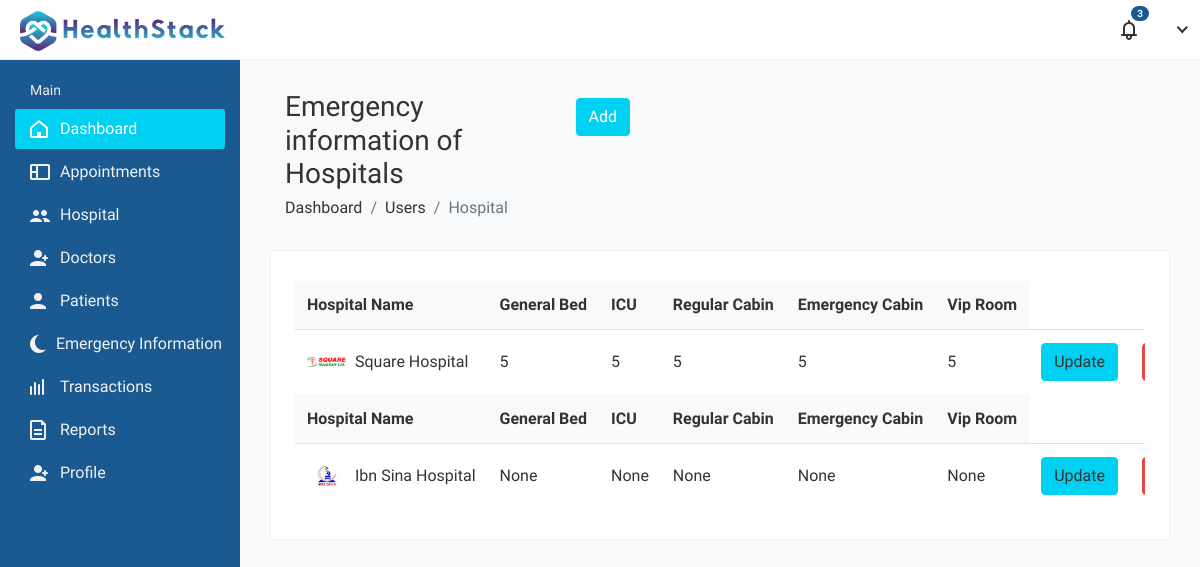
The app's page /hospital_admin/emergency/, older data.
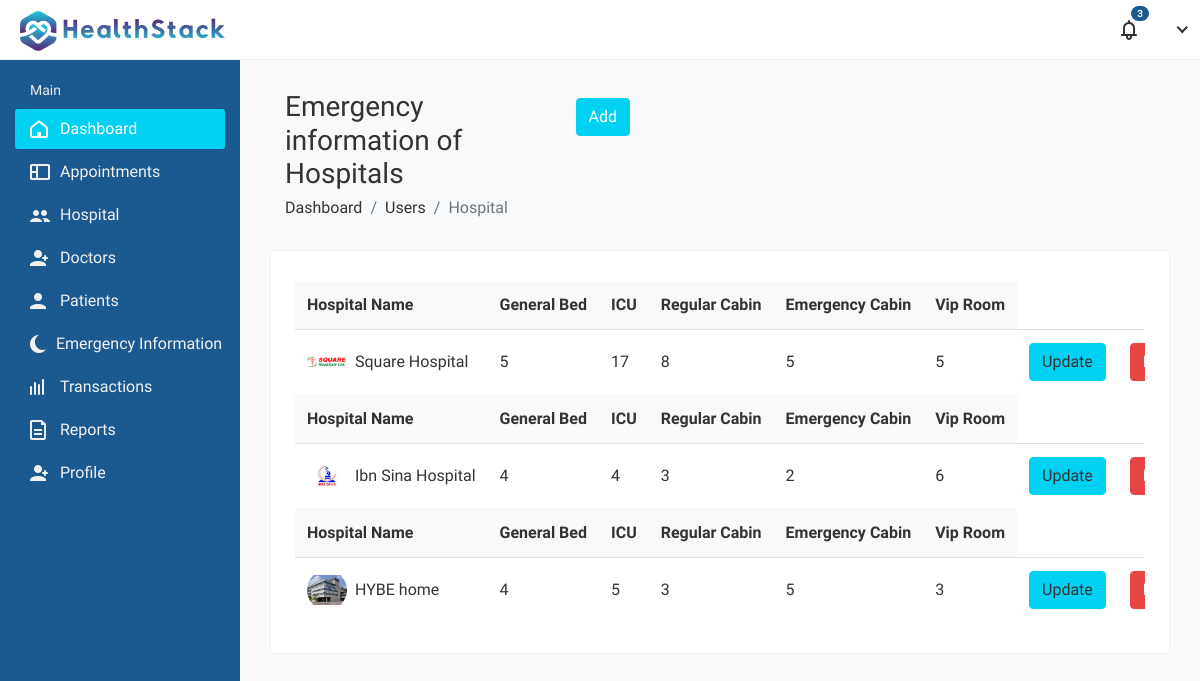
The same page, newer data.
### hospital/models.py (models this page shows, shortened)
class Hospital_Information(models.Model):
    HOSPITAL_TYPE = (
        ('private', 'Private hospital'),
        ('public', 'Public hospital'),
    )
    hospital_id = models.AutoField(primary_key=True)
    name = models.CharField(max_length=200, null=True, blank=True)
    address = models.CharField(max_length=200, null=True, blank=True)
    featured_image = models.ImageField(
        upload_to='hospitals/', default='hospitals/default.png', null=True, blank=True)
    email = models.EmailField(max_length=200, null=True, blank=True)
    phone_number = models.IntegerField(null=True, blank=True)
    hospital_type = models.CharField(max_length=200, choices=HOSPITAL_TYPE)
    general_bed_no = models.IntegerField(null=True, blank=True)
    available_icu_no = models.IntegerField(null=True, blank=True)
    regular_cabin_no = models.IntegerField(null=True, blank=True)
    emergency_cabin_no = models.IntegerField(null=True, blank=True)
    vip_cabin_no = models.IntegerField(null=True, blank=True)

### hospital_admin/views.py (the view)
# urls.py: path('emergency/', views.emergency_details,name='emergency'),
def emergency_details(request):
    hospitals = Hospital_Information.objects.all()
    return render(request, 'hospital_admin/emergency.html', {'all': hospitals})

### templates/hospital_admin/emergency.html (shortened to what this page needs)
{%load static%}
<!DOCTYPE html>
<html lang="en">
<head>
        <link rel="stylesheet" href="{% static 'HealthStack-System/css/admin/bootstrap.min.css'%}">
        <link rel="stylesheet" href="{% static 'HealthStack-System/css/admin/font-awesome.min.css'%}">
        <link rel="stylesheet" href="{% static 'HealthStack-System/admin_assets/css/feathericon.min.css'%}">
		<link rel="stylesheet" href="{% static 'HealthStack-System/plugins/admin/datatables/datatables.min.css'%}">
        <link rel="stylesheet" href="{% static 'HealthStack-System/css/admin/style.css'%}">
    </head>
    <body>
        <div class="main-wrapper">
			<header class="header">{% include 'hospital_admin/hospital-admin-navbar.html' %}</header>
			<aside class="sidebar" id="sidebar">
				{% include 'hospital_admin/hospital-admin-sidebar.html' %} </aside>
            <div class="page-wrapper">
                <div class="content container-fluid">
					<div class="col-sm-5 col">
						<a href="{% url 'add-emergency-information' %}"  class="btn btn-primary float-right mt-2">Add</a>
					</div>
					<div class="page-header">
						<div class="row">
							<div class="col-sm-12">
								<h3 class="page-title">Emergency information of Hospitals</h3>
								<ul class="breadcrumb">
									<li class="breadcrumb-item"><a href="index.html">Dashboard</a></li>
									<li class="breadcrumb-item"><a href="javascript:(0);">Users</a></li>
									<li class="breadcrumb-item active">Hospital</li>
								</ul>
							</div>
						</div>
					</div>
					<div class="row">
						<div class="col-sm-12">
							<div class="card">
								<div class="card-body">
									<div class="table-responsive">
										<table class="datatable table table-hover table-center mb-0">
											{% for hospitals in all%}
											<thead>
												<tr>
													<th>Hospital Name</th>
													<th>General Bed </th>
													<th>ICU</th>
													<th>Regular Cabin </th>
													<th>Emergency Cabin </th>
													<th>Vip Room</th>
												</tr>
											</thead>
												<tr>
													<td>
														<h2 class="table-avatar">
															<a href="" class="avatar avatar-sm mr-2"><img class="avatar-img rounded-circle" src="{{hospitals.featured_image.url}}" alt="User Image"></a>
															<a>{{hospitals.name}}</a>
														</h2>
													</td>
													<td>{{hospitals.general_bed_no}}</td>
													<td>{{hospitals.available_icu_no}}</td>
                                                    <td>{{hospitals.regular_cabin_no}}</td>
												    <td>{{hospitals.emergency_cabin_no}}</td>
													<td>{{hospitals.vip_cabin_no}}</td>
													<td><a class="btn btn-primary btn-m" data-toggle="modal" data-target="#exampleModal" data-whatever="@mdo">Update </a></td>
													<td><a href="javascript:(0);" onclick="return confirm('Are you sure you want to Delete?');" class="btn btn-danger btn-m">Delete</a></td>
												</tr>
											{% endfor %}
										</table>
									</div>
								</div>
							</div>
						</div>
					</div>
				</div>
			</div>
        </div>
    </body>
</html>

### templates/hospital_admin/hospital-admin-navbar.html (shortened to what this page needs)
{% load static %}
<div
class="header-left">
<a href="{%url 'admin-dashboard' pk=user.id %}" class="logo">
    <img src="{% static 'HealthStack-System/images/Normal/logo.jpg' %}" alt="Logo">
</a>
</div>
<ul class="nav user-menu">
    <li class="nav-item dropdown noti-dropdown">
        <a href="#" class="dropdown-toggle nav-link" data-toggle="dropdown">
            <i class="fe fe-bell"></i> <span class="badge badge-pill">3</span>
        </a>
    </li>
    <li class="nav-item dropdown has-arrow">
        <a href="#" class="dropdown-toggle nav-link" data-toggle="dropdown">
        </a>
    </li>
</ul>

### templates/hospital_admin/hospital-admin-sidebar.html (shortened to what this page needs)
<div class="sidebar" id="sidebar">
    <div class="sidebar-inner slimscroll">
        <div id="sidebar-menu" class="sidebar-menu">
            <ul>
                <li class="menu-title">
                    <span>Main</span>
                </li>
                <li class="active">
                    <a href="{%url 'admin-dashboard' pk=user.id %}"><i class="fe fe-home"></i> <span>Dashboard</span></a>
                </li>
                <li>
                    <a href="{% url 'appointment-list' %}"><i class="fe fe-layout"></i> <span>Appointments</span></a>
                </li>
                <li>
                    <a href="{% url 'hospital-list' %}"><i class="fe fe-users"></i> <span>Hospital</span></a>
                </li>
                <li>
                    <a href="{%url 'doctor-list'%}"><i class="fe fe-user-plus"></i> <span>Doctors</span></a>
                </li>
                <li>
                    <a href="{% url 'patient-list'%}"><i class="fe fe-user"></i> <span>Patients</span></a>
                </li>
                <li>
                    <a href="{% url 'emergency' %}"><i class="fe fe-moon"></i> <span>Emergency Information</span></a>
                </li>
                <li>
                    <a href="{% url 'transactions_list' %}"><i class="fe fe-activity"></i> <span>Transactions</span></a>
                </li>
                <li class="submenu">
                    <a href="#"><i class="fe fe-document"></i> <span> Reports</span> </a>
                </li>
                <li>
                    <a href="{%url 'hospital-admin-profile' pk=user.id %}"><i class="fe fe-user-plus"></i> <span>Profile</span></a>
                </li>
            </ul>
        </div>
    </div>
</div>

Row changes from the older to the newer data that the page shows:
changed Hospital_Information "Square Hospital": available_icu_no "5" → "17"; regular_cabin_no "5" → "8"
changed Hospital_Information "Ibn Sina Hospital": general_bed_no "None" → "4"; available_icu_no "None" → "4"; regular_cabin_no "None" → "3"; emergency_cabin_no "None" → "2"; vip_cabin_no "None" → "6"
added Hospital_Information: featured_image (picture), name "HYBE home", general_bed_no "4", available_icu_no "5", regular_cabin_no "3", emergency_cabin_no "5", vip_cabin_no "3"
